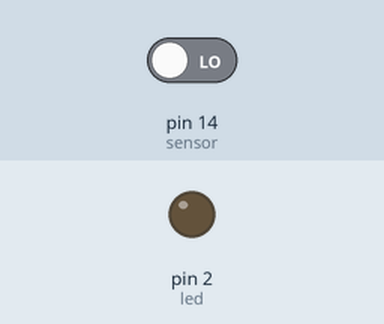
The sketch below on a simulated Arduino Uno, built with avr-gcc and run on an emulated ATmega328P. On the bench: output pins drawn as LEDs (lit = HIGH). The test bench sets the inputs (shaded band); at power-on: pin 14 (sensor) LOW.

Above: at 1.2 s.
1.3 s: pin 14 (sensor) driven HIGH
At 2.0 s:
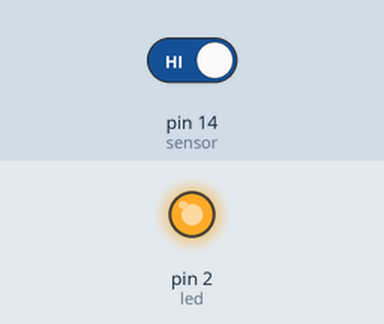
2.8 s: pin 14 (sensor) driven LOW
At 3.1 s:
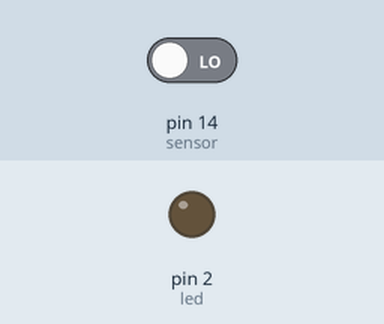
Timing chart, 0 to 5.8 s (numbered marks = the images above; inputs shaded):
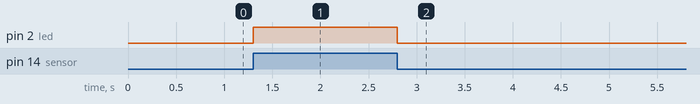

Measured:
- after the input at 1.3 s, pin 2 (led): LOW → HIGH at once
- after the input at 2.8 s, pin 2 (led): HIGH → LOW at once

The sketch:

sensor_detecting.ino
```cpp
void setup() {
  // put your setup code here, to run once:
pinMode(14,INPUT);
pinMode(2,OUTPUT);
}
void loop(){
  // put your main code here, to run repeatedly:
int sensor=14;
int led=2;
if(digitalRead(sensor)==1)
{
digitalWrite(led,HIGH);
}
else
digitalWrite(led,LOW);
}
```
